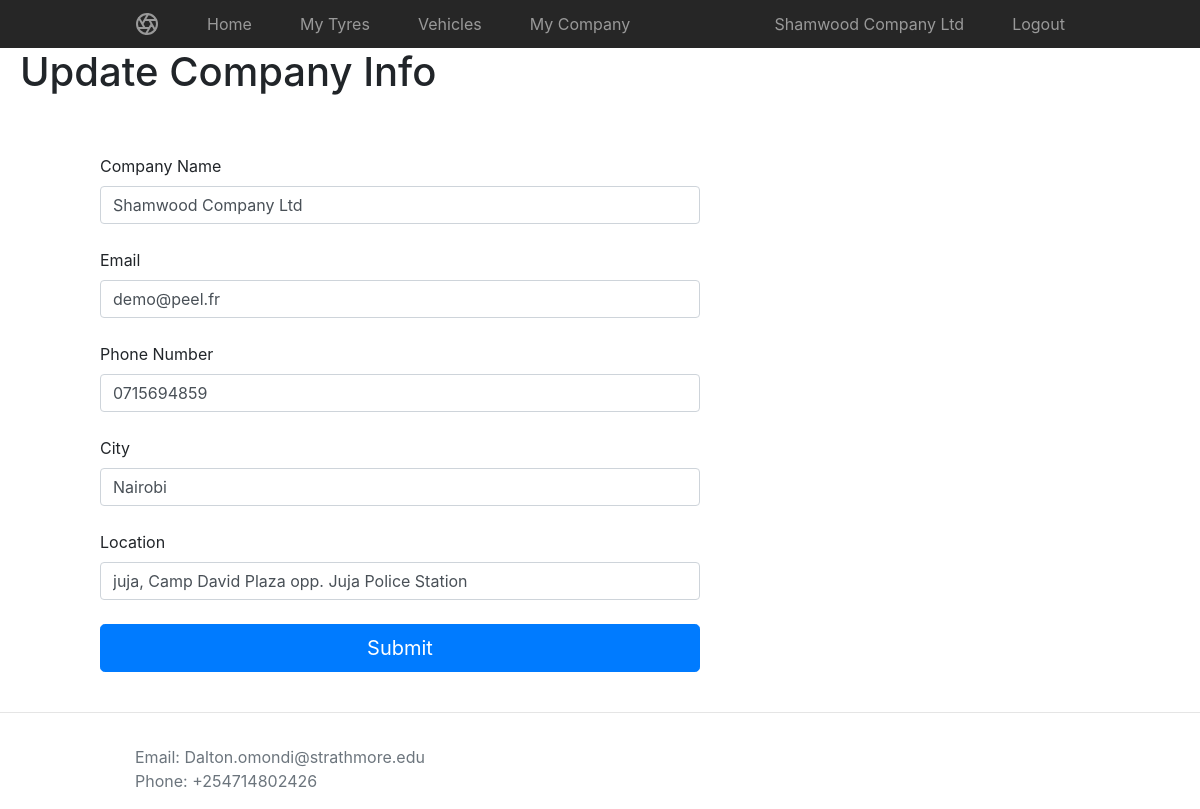
Page /dealer/company_edit.php (signed in) on the committed database.
### tables this page shows
CREATE TABLE `users` (
  `user_id` int(1) NOT NULL,
  `name` varchar(100) NOT NULL,
  `email` varchar(100) NOT NULL,
  `password` varchar(256) NOT NULL,
  `type` int(1) NOT NULL,
  `city` varchar(100) DEFAULT NULL,
  `location` longtext,
  `phone` varchar(13) DEFAULT NULL
);

### dealer/company_edit.php (the view, shortened to what this page needs)
<?php
include("../includes/connect.php");
if(!isset($_SESSION['dealer'])){
header("location: ../login.php?error=You need to be logged in!");
}else{
?>
<!doctype html>
<html lang="en">
  <head>
<link rel="stylesheet" href="https://maxcdn.bootstrapcdn.com/bootstrap/4.0.0/css/bootstrap.min.css">
    <link href="../css/style.css" rel="stylesheet">
  </head>
  <body>
    <nav class="site-header sticky-top py-1">
  <div class="container d-flex flex-column flex-md-row justify-content-between">
    <a class="py-2" href="#">
    </a>
    <a class="py-2 d-none d-md-inline-block" href="home.php">Home</a>
    <a class="py-2 d-none d-md-inline-block" href="products.php">My Tyres</a>
    <a class="py-2 d-none d-md-inline-block" href="vehicles.php">Vehicles</a>
    <a class="py-2 d-none d-md-inline-block" href="company.php">My Company</a>
    <a class="py-2 d-none d-md-inline-block" href="#"><?php print $_SESSION['name'];?></a>
    <a class="py-2 d-none d-md-inline-block" href="../processes/logout.php">Logout</a>
  </div>
</nav>
<main role="main">
<div style="padding-left:20px">
 <h1 class="jumbotron-heading">Update Company Info</h1>
</div>
<div class="text-cente" style="margin-left:100px;margin-right:500px">
<form style="padding-top:50px" class="form-signin" action="../processes/company_edit.php" method="POST" accept-charset="UTF-8" enctype="multipart/form-data">
				<?php
                if(isset($_SESSION['id'])){
				$id = $_SESSION['id'];
				 $qrye = "SELECT * FROM users WHERE user_id= '$id'";
				  $rese = $pdo->query($qrye);
				$rowe=$rese->fetch_assoc();
				?>
	  <label>Company Name</label>
      <input type="text"  class="form-control" name="name"  value="<?php echo $rowe['name'];?>" required autofocus>
	  <br />
	  <label>Email</label>
      <input type="text"  class="form-control" name="email" value="<?php echo $rowe['email'];?>" required >
	  <br/>
	  <label>Phone Number</label>
      <input type="text"  class="form-control" name="phone" value="<?php echo $rowe['phone'];?>" required >
	  <br/>
	  <label>City</label>
	  <input type="text"  class="form-control" name="city" value="<?php echo $rowe['city'];?>" required >
	  <br/>
	  <label>Location</label>
	  <input type="text"  class="form-control" name="location" value="<?php echo $rowe['location'];?>" required >
	  <br/>
      <button class="btn btn-lg btn-primary btn-block" type="submit" name = "company_edit" >Submit</button>
	  <br/>
    </form>
</div>
 <hr class="featurette-divider">
<footer class="footer mt-auto py-3">
  <div class="container">
    <span class="text-muted">Email: Dalton.omondi@strathmore.edu<br/>Phone: +254714802426</span>
  </div>
</footer>
      </body>
</html>
<?php
}
}
?>

### css/style.css (style rules this page uses)
.container { max-width: 960px; }
.site-header { background-color: rgba(0, 0, 0, .85); -webkit-backdrop-filter: saturate(180%) blur(20px); backdrop-filter: saturate(180%) blur(20px); }
.site-header a { color: #999; transition: ease-in-out color .15s; }

### rows in the picture
users: name "Shamwood Company Ltd", email "demo@peel.fr", phone "0715694859", city "Nairobi", location "juja, Camp David Plaza opp. Juja Police Station"

### other values in the picture
$_SESSION['name'] "Shamwood Company Ltd"
